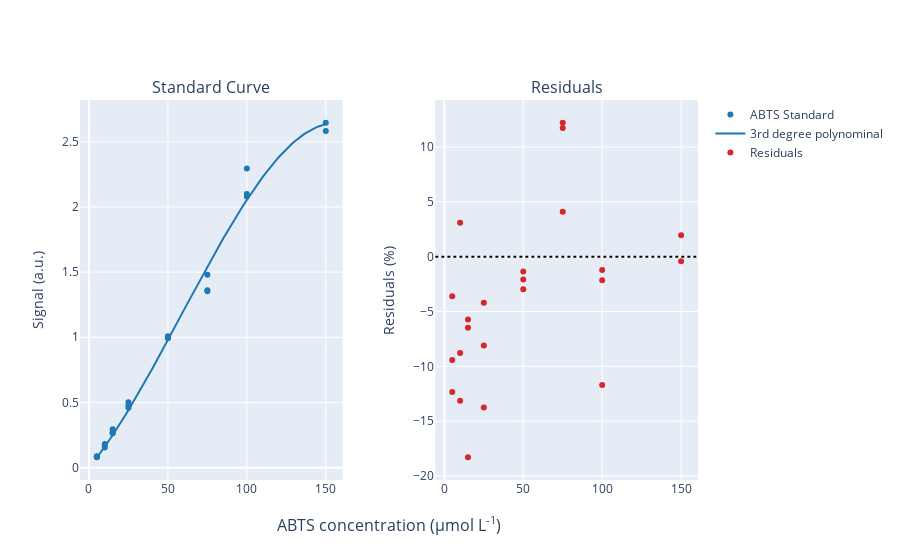

Here is the notebook cell this chart was saved with:
### Code cell
create_standard_curve(plate, substrate, 340, 2.65).visualize()
